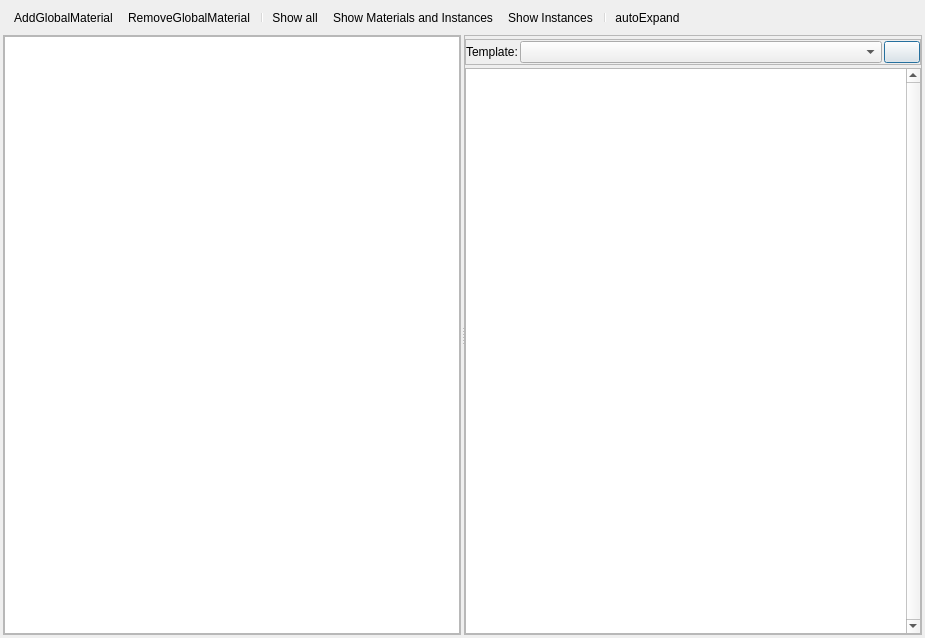
<?xml version="1.0" encoding="UTF-8"?>
<ui version="4.0">
 <class>MaterialEditor</class>
 <widget class="QDialog" name="MaterialEditor">
  <property name="geometry">
   <rect>
    <x>0</x>
    <y>0</y>
    <width>925</width>
    <height>638</height>
   </rect>
  </property>
  <property name="windowTitle">
   <string>Material Editor</string>
  </property>
  <property name="windowIcon">
   <iconset resource="QtIcons.qrc">
    <normaloff>:/QtIcons/materialeditor.png</normaloff>:/QtIcons/materialeditor.png</iconset>
  </property>
  <layout class="QVBoxLayout" name="verticalLayout_2" stretch="0,0">
   <property name="spacing">
    <number>3</number>
   </property>
   <property name="margin">
    <number>3</number>
   </property>
   <item>
    <widget class="QToolBar" name="toolbar">
     <property name="iconSize">
      <size>
       <width>16</width>
       <height>16</height>
      </size>
     </property>
     <addaction name="actionAddGlobalMaterial"/>
     <addaction name="actionRemoveGlobalMaterial"/>
     <addaction name="separator"/>
     <addaction name="actionShowAll"/>
     <addaction name="actionMaterialsInstances"/>
     <addaction name="actionInstances"/>
     <addaction name="separator"/>
     <addaction name="actionAutoExpand"/>
    </widget>
   </item>
   <item>
    <widget class="QSplitter" name="splitter">
     <property name="orientation">
      <enum>Qt::Horizontal</enum>
     </property>
     <property name="handleWidth">
      <number>3</number>
     </property>
     <widget class="QFrame" name="frame">
      <property name="frameShape">
       <enum>QFrame::StyledPanel</enum>
      </property>
      <property name="frameShadow">
       <enum>QFrame::Raised</enum>
      </property>
      <layout class="QVBoxLayout" name="verticalLayout">
       <property name="margin">
        <number>0</number>
       </property>
       <item>
        <widget class="MaterialTree" name="materialTree">
         <property name="editTriggers">
          <set>QAbstractItemView::NoEditTriggers</set>
         </property>
         <property name="dragEnabled">
          <bool>true</bool>
         </property>
         <property name="dragDropMode">
          <enum>QAbstractItemView::DragDrop</enum>
         </property>
         <property name="selectionMode">
          <enum>QAbstractItemView::ExtendedSelection</enum>
         </property>
         <property name="sortingEnabled">
          <bool>true</bool>
         </property>
        </widget>
       </item>
      </layout>
     </widget>
     <widget class="QFrame" name="frame_2">
      <property name="frameShape">
       <enum>QFrame::StyledPanel</enum>
      </property>
      <property name="frameShadow">
       <enum>QFrame::Raised</enum>
      </property>
      <layout class="QVBoxLayout" name="verticalLayout_3">
       <property name="spacing">
        <number>3</number>
       </property>
       <property name="margin">
        <number>0</number>
       </property>
       <item>
        <widget class="EditableTabBar" name="tabbar" native="true"/>
       </item>
       <item>
        <widget class="QFrame" name="frame_3">
         <property name="frameShape">
          <enum>QFrame::StyledPanel</enum>
         </property>
         <property name="frameShadow">
          <enum>QFrame::Raised</enum>
         </property>
         <layout class="QHBoxLayout" name="horizontalLayout">
          <property name="spacing">
           <number>2</number>
          </property>
          <property name="leftMargin">
           <number>0</number>
          </property>
          <property name="topMargin">
           <number>1</number>
          </property>
          <property name="rightMargin">
           <number>0</number>
          </property>
          <property name="bottomMargin">
           <number>1</number>
          </property>
          <item>
           <widget class="QLabel" name="label">
            <property name="sizePolicy">
             <sizepolicy hsizetype="Maximum" vsizetype="Preferred">
              <horstretch>0</horstretch>
              <verstretch>0</verstretch>
             </sizepolicy>
            </property>
            <property name="text">
             <string>Template:</string>
            </property>
           </widget>
          </item>
          <item>
           <widget class="QComboBox" name="templateBox">
            <property name="minimumSize">
             <size>
              <width>0</width>
              <height>22</height>
             </size>
            </property>
            <property name="maxVisibleItems">
             <number>20</number>
            </property>
           </widget>
          </item>
          <item>
           <widget class="QPushButton" name="templateButton">
            <property name="maximumSize">
             <size>
              <width>36</width>
              <height>16777215</height>
             </size>
            </property>
            <property name="text">
             <string/>
            </property>
            <property name="icon">
             <iconset resource="QtIcons.qrc">
              <normaloff>:/QtIcons/cplus.png</normaloff>:/QtIcons/cplus.png</iconset>
            </property>
            <property name="flat">
             <bool>false</bool>
            </property>
           </widget>
          </item>
         </layout>
        </widget>
       </item>
       <item>
        <widget class="QtPropertyEditor" name="materialProperty">
         <property name="verticalScrollBarPolicy">
          <enum>Qt::ScrollBarAlwaysOn</enum>
         </property>
        </widget>
       </item>
      </layout>
     </widget>
    </widget>
   </item>
  </layout>
  <action name="actionAutoExpand">
   <property name="checkable">
    <bool>true</bool>
   </property>
   <property name="icon">
    <iconset resource="QtIcons.qrc">
     <normaloff>:/QtIcons/expand_all.png</normaloff>:/QtIcons/expand_all.png</iconset>
   </property>
   <property name="text">
    <string>autoExpand</string>
   </property>
   <property name="toolTip">
    <string>Turn on/off automatin node expanding</string>
   </property>
  </action>
  <action name="actionAddGlobalMaterial">
   <property name="icon">
    <iconset resource="QtIcons.qrc">
     <normaloff>:/QtIcons/global_add.png</normaloff>:/QtIcons/global_add.png</iconset>
   </property>
   <property name="text">
    <string>AddGlobalMaterial</string>
   </property>
   <property name="toolTip">
    <string>Add Global Material</string>
   </property>
  </action>
  <action name="actionRemoveGlobalMaterial">
   <property name="icon">
    <iconset resource="QtIcons.qrc">
     <normaloff>:/QtIcons/global_delete.png</normaloff>:/QtIcons/global_delete.png</iconset>
   </property>
   <property name="text">
    <string>RemoveGlobalMaterial</string>
   </property>
   <property name="toolTip">
    <string>Remove Global Material</string>
   </property>
  </action>
  <action name="actionLoadMaterialPreset">
   <property name="icon">
    <iconset resource="QtIcons.qrc">
     <normaloff>:/QtIcons/openscene.png</normaloff>:/QtIcons/openscene.png</iconset>
   </property>
   <property name="text">
    <string>Load Material Preset...</string>
   </property>
   <property name="toolTip">
    <string>Load Material Preset</string>
   </property>
  </action>
  <action name="actionSaveMaterialPreset">
   <property name="icon">
    <iconset resource="QtIcons.qrc">
     <normaloff>:/QtIcons/save_as.png</normaloff>:/QtIcons/save_as.png</iconset>
   </property>
   <property name="text">
    <string>Save All Configs</string>
   </property>
  </action>
  <action name="actionSaveMaterialCurrentConfigPreset">
   <property name="icon">
    <iconset resource="QtIcons.qrc">
     <normaloff>:/QtIcons/save_as.png</normaloff>:/QtIcons/save_as.png</iconset>
   </property>
   <property name="text">
    <string>Save Current Config</string>
   </property>
  </action>
  <actiongroup name="filterType">
   <action name="actionShowAll">
    <property name="checkable">
     <bool>true</bool>
    </property>
    <property name="icon">
     <iconset resource="QtIcons.qrc">
      <normaloff>:/QtIcons/tree_view_all.png</normaloff>:/QtIcons/tree_view_all.png</iconset>
    </property>
    <property name="text">
     <string>Show all</string>
    </property>
    <property name="toolTip">
     <string>Shows all materials and instances</string>
    </property>
   </action>
   <action name="actionMaterialsInstances">
    <property name="checkable">
     <bool>true</bool>
    </property>
    <property name="icon">
     <iconset resource="QtIcons.qrc">
      <normaloff>:/QtIcons/tree_view_sel_childs.png</normaloff>:/QtIcons/tree_view_sel_childs.png</iconset>
    </property>
    <property name="text">
     <string>Show Materials and Instances</string>
    </property>
    <property name="toolTip">
     <string>Show all Materials and only selected Instances</string>
    </property>
   </action>
   <action name="actionInstances">
    <property name="checkable">
     <bool>true</bool>
    </property>
    <property name="icon">
     <iconset resource="QtIcons.qrc">
      <normaloff>:/QtIcons/tree_view_sel.png</normaloff>:/QtIcons/tree_view_sel.png</iconset>
    </property>
    <property name="text">
     <string>Show Instances</string>
    </property>
    <property name="toolTip">
     <string>Show only selected Materials and Instances</string>
    </property>
   </action>
  </actiongroup>
 </widget>
 <customwidgets>
  <customwidget>
   <class>QtPropertyEditor</class>
   <extends>QTreeView</extends>
   <header>Classes/Qt/Tools/QtPropertyEditor/QtPropertyEditor.h</header>
  </customwidget>
  <customwidget>
   <class>MaterialTree</class>
   <extends>QTreeView</extends>
   <header>Classes/Qt/MaterialEditor/MaterialTree.h</header>
  </customwidget>
  <customwidget>
   <class>EditableTabBar</class>
   <extends>QTabBar</extends>
   <header>QtTools/EditableTabBar/EditableTabBar.h</header>
  </customwidget>
 </customwidgets>
 <resources>
  <include location="QtIcons.qrc"/>
 </resources>
 <connections/>
</ui>
